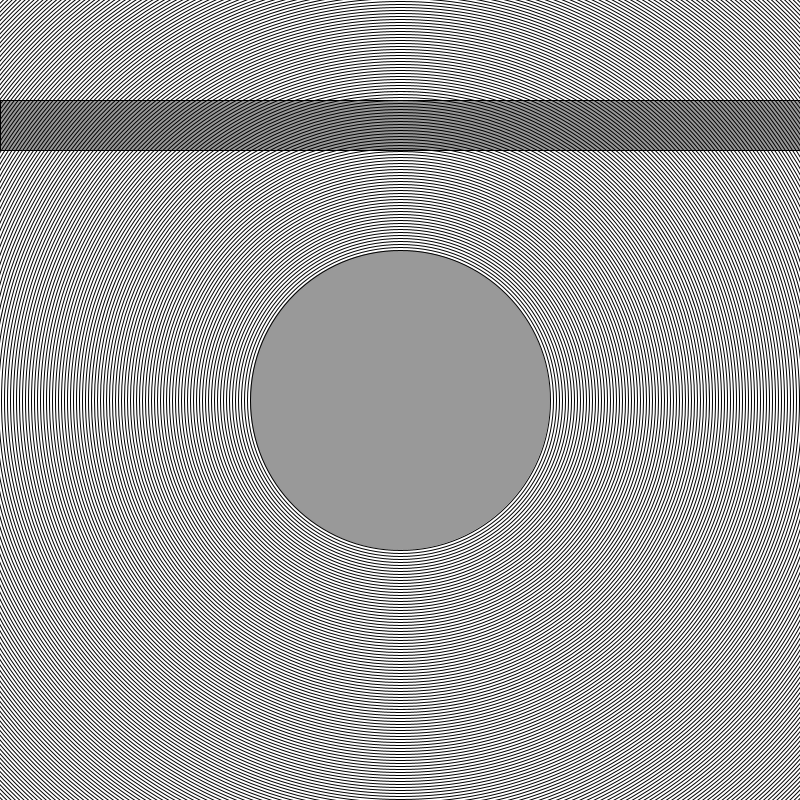
Frame 1 (no input)
Frame 60 (the mouse pressed at the canvas centre just before this capture): identical to frame 1, image omitted
Frame 120 (the mouse held since frame 60 and released just before this capture): identical to frame 1, image omitted

The Processing sketch that drew this single still picture (run headless with seeded random() and noise(); from frame 60 on, the mouse is pressed at the canvas centre):

// Processing sketch: processing_77492
// ── processing_77492.pde

int button;
int button2;
int x;
int dir;

void setup(){
  size(800,800);
  noFill();
  smooth();
  stroke(.1);
  
  
  }
  
void draw(){
     noFill();
     fill(153);
  for(int i=0;i<width;i++){
    stroke(i/2);
    line(i,0,i,height);
  }
  if (button == 0){
    background(255);
  }
  if (button == 1){
    background(234,31,234);
  }
  
  stroke(0);
  for(int i=50; i < 200; i++){
    ellipse(width/2,height/2,i*6,i*6);
    
    rect(0,100,800,50);

    
    //button2 fill
        if (button2 == 1){
       fill(150,222,217);
       rect(0,100,800,50);
       textSize(40);
    text("bang! bang!",width/2,100);
     }
     if (button2 == 0){
       noFill();
     }
     noFill();
  }
 
}
//button 1
  void mouseReleased(){
    if (mouseX > 250 && mouseY > 250 && mouseX < 550 && mouseY < 550) 
     if (button == 0) {
      button = 1;
      textSize(40);
    text("boom",width/2,height/2);}
      else {
      button = 0;
    }
      if (mouseY > 100 && mouseY < 150) {
        
     if (button2 == 0) {
      button2 = 1;}
      else {
      button2 = 0;
     }
    }
  }
